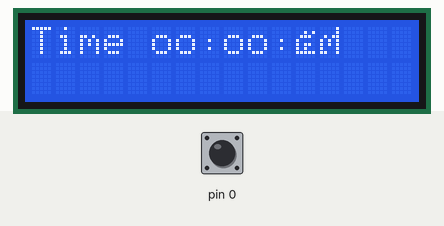
A sketch run on a simulated Arduino Uno, built with avr-gcc and run on an emulated ATmega328P. On the bench: 16×2 character LCD. The test bench sets the inputs (shaded band); at power-on: pin 0 HIGH.

Above: at 1.2 s.
1.3 s: pin 0 pulled LOW for 1 s
At 3.8 s:
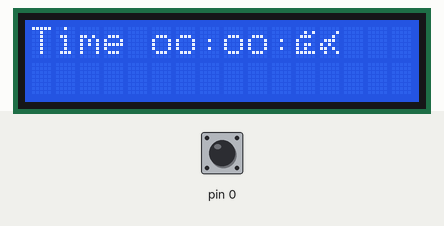
5.3 s: pin 0 pulled LOW for 1 s
At 6.9 s:
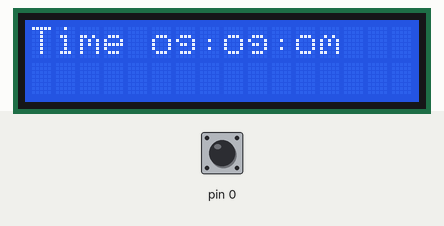
8.6 s: pin 0 pulled LOW for 0.45 s
At 9.8 s:
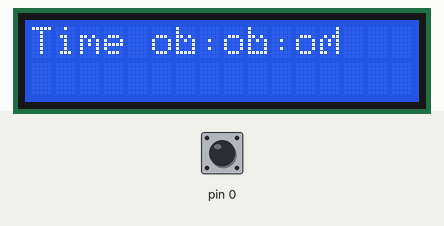
11.6 s: pin 0 pulled LOW for 0.45 s
At 12.9 s:
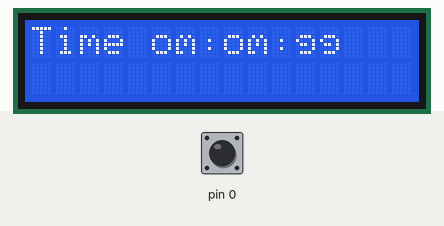
Timing chart, 0 to 14.6 s (numbered marks = the images above; inputs shaded):
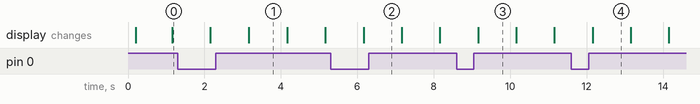

Measured:
- what the display in image 1 shows lasts 1.0 s, from 3.2 s to 4.2 s

The sketch:

ClockProject.ino
```cpp
#include <Wire.h>
#include <LiquidCrystal_I2C.h>

// Set the LCD address to 0x27 in PCF8574 by NXP and Set to 0x3F in PCF8574A by Ti
LiquidCrystal_I2C lcd(0x3F, 16, 2);

byte a[] = {
  B00000,
  B00000,
  B01000,
  B01000,
  B01000,
  B01100,
  B01100,
  B00000
};

byte vo[] = {
  B00000,
  B00000,
  B01110,
  B01010,
  B00010,
  B00110,
  B00110,
  B00000
};

byte la[] = {
  B00000,
  B00000,
  B01110,
  B00010,
  B01110,
  B01010,
  B01010,
  B00000
};

byte r[] = {
  B00000,
  B00000,
  B01110,
  B01010,
  B00010,
  B00010,
  B00010,
  B00000
};

byte n0[] = {
  B00000,
  B00000,
  B01110,
  B10001,
  B10001,
  B10001,
  B01110,
  B00000
};

byte n1[] = {
  B00000,
  B00000,
  B01110,
  B10001,
  B01101,
  B00001,
  B01110,
  B00000
};

byte n2[] = {
  B10000,
  B10000,
  B11010,
  B10101,
  B10001,
  B10001,
  B11111,
  B00000
};

byte n3[] = {
  B00000,
  B00000,
  B01010,
  B10101,
  B10101,
  B10001,
  B11001,
  B00000
};

byte n4[] = {
  B00000,
  B00010,
  B01110,
  B10000,
  B10110,
  B10100,
  B11111,
  B00000
};

byte n5[] = {
  B00000,
  B00101,
  B01110,
  B10000,
  B10110,
  B10100,
  B11111,
  B00000
};

byte n6[] = {
  B00000,
  B10000,
  B01110,
  B00001,
  B01001,
  B10001,
  B01110,
  B00000
};

byte n7[] = {
  B00001,
  B00001,
  B01011,
  B10101,
  B10101,
  B10001,
  B11001,
  B00000
};

byte n8[] = {
  B00000,
  B00001,
  B01110,
  B10000,
  B10001,
  B10111,
  B01010,
  B00000
};

byte n9[] = {
  B00000,
  B00001,
  B00010,
  B01110,
  B10100,
  B11010,
  B01001,
  B00000
};

byte dc[] = {
  B00000,
  B00000,
  B00000,
  B00100,
  B00000,
  B00100,
  B00000,
  B00000
};

byte *numList[] = {n0, n1, n2, n3, n4, n5, n6, n7, n8, n9};
static uint32_t last_time, now = 0;

int h = 23;
int h1,h2;
int m = 59;
int m1,m2;
int s = 55;
int s1,s2;


bool clockSet = false;
struct SetButtonPin{
    uint8_t set = 0;
    uint8_t hour = 0;
    uint8_t min = 0;
    uint8_t sec = 0;

    unsigned long millisSet = 0;
    unsigned long millisHour = 0;
    unsigned long millisMin = 0;
    unsigned long millisSec = 0;
}button;

void buttonSetup(uint8_t modePin, uint8_t hourPin, uint8_t minPin, uint8_t secPin){
    button.set = modePin;
    button.hour = hourPin;
    button.min = minPin;
    button.sec = secPin;

    pinMode(button.set, INPUT_PULLUP);
    pinMode(button.hour, INPUT_PULLUP);
    pinMode(button.min, INPUT_PULLUP);
    pinMode(button.sec, INPUT_PULLUP);
}
void readButtonsInput(){
    const int debounceDelay = 100;

    if(digitalRead(button.set) == HIGH && millis() - button.millisSet > debounceDelay){
        clockSet = !clockSet;
        button.millisSet = millis();
    }
    if(clockSet){
        if(digitalRead(button.hour) == HIGH && millis() - button.millisHour > debounceDelay){
            h = (h + 1) % 24;
        }
        if(digitalRead(button.min) == HIGH && millis() - button.millisMin > debounceDelay){
            m = (m + 1) % 60;
        }
        if(digitalRead(button.sec) == HIGH && millis() - button.millisSec > debounceDelay){
            s = (s + 1) % 60;
        }
    }
}

void setup() {
  lcd.begin();
  now = millis();
  buttonSetup(0,0,0,0); // เปลี่ยนตาม pin ที่จะเซ็ต
}

void loop() {
  lcd.begin();
  lcd.setCursor(0, 0);
  lcd.print("Time ");
//  lcd.createChar(8, a);
//  lcd.setCursor(0, 0);
//  lcd.write(8);
//  lcd.createChar(9, vo);
//  lcd.setCursor(1, 0);
//  lcd.write(9);
//  lcd.createChar(10, la);
//  lcd.setCursor(2, 0);
//  lcd.write(10);
//  lcd.createChar(11, r);
//  lcd.setCursor(3, 0);
//  lcd.write(11);

  if (h < 10)
    lcd.createChar(0, numList[0]);
    lcd.setCursor(5, 0);
    lcd.write(0);
  h1 = h / 10;
  h2 = h % 10;
  lcd.createChar(6, numList[h2]);
  lcd.setCursor(6, 0);
  lcd.write(6);
  lcd.createChar(5, numList[h1]);
  lcd.setCursor(5, 0);
  lcd.write(5);

  lcd.createChar(7, dc);
  lcd.setCursor(7, 0);
  lcd.write(7);

  if (m < 10)
    lcd.createChar(0, numList[0]);
    lcd.setCursor(8, 0);
    lcd.write(0);
  m1 = m / 10;
  m2 = m % 10;
  lcd.createChar(4, numList[m2]);
  lcd.setCursor(9, 0);
  lcd.write(4);
  lcd.createChar(3, numList[m1]);
  lcd.setCursor(8, 0);
  lcd.write(3);

  lcd.setCursor(10, 0);
  lcd.write(7);

  if (s < 10)
    lcd.createChar(0, numList[0]);
    lcd.setCursor(11, 0);
    lcd.write(0);
  s1 = s / 10;
  s2 = s % 10;
  lcd.createChar(2, numList[s2]);
  lcd.setCursor(12, 0);
  lcd.write(2);
  lcd.createChar(1, numList[s1]);
  lcd.setCursor(11, 0);
  lcd.write(1);


  /// ตัวนับเวลา
  for (int i = 0 ; i < 5 ; i++)
  {
    while ((now - last_time) < 200) /// delay 200 ms
    {
      now = millis();
    }
    last_time = now;

    /// เขียนปุ่มตรงนี้จะมีดีเลย์ปุ่มน้อย

  }
  readButtonsInput();

  /// ตัวเดินวินาที
  s += 1;

  /// ตัวจัดการเวลา
  if (s == 60)
  {
    s = 0;
    m += 1;
  }
  if (m == 60)
  {
    m = 0;
    h += 1;
  }
  if (h == 24)
  {
    h = 0;
  }

}
```
